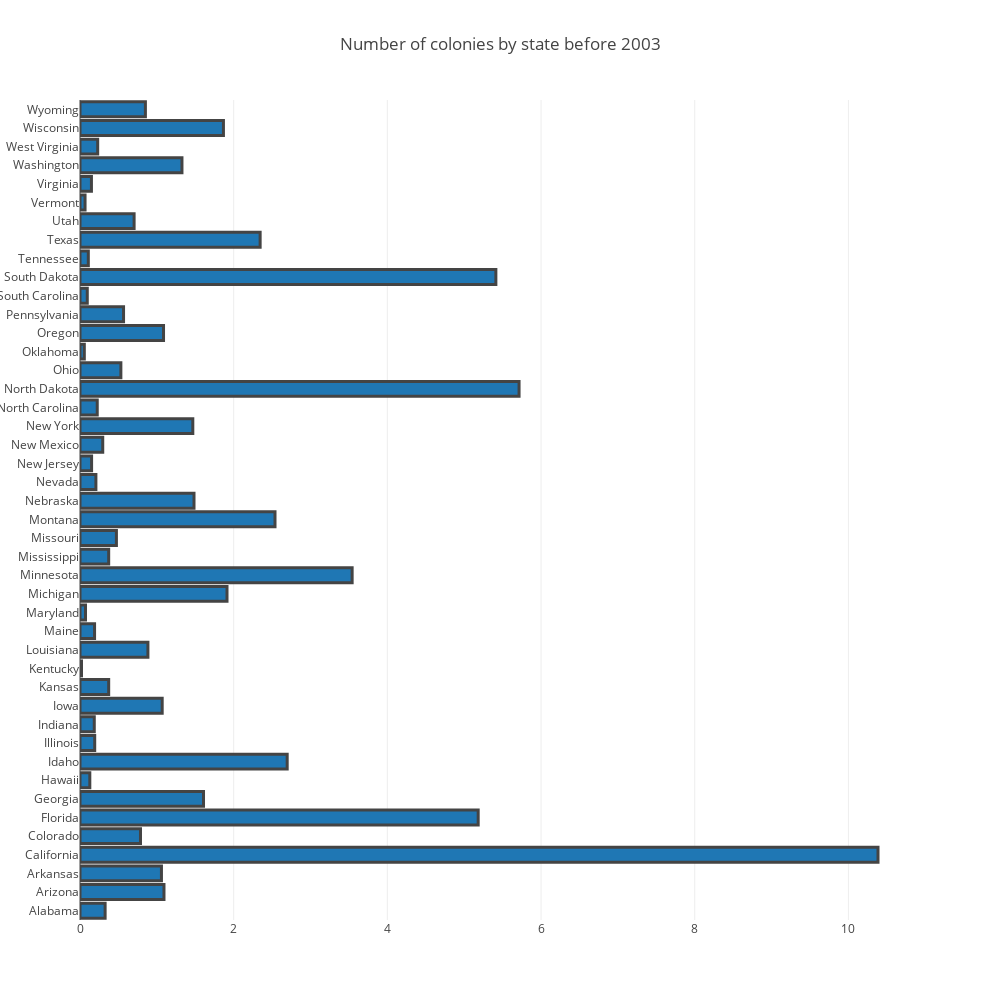

Write notebook code for a chart like this one.
### Markdown cell above
# Let's look at the number of colonies by state

### Code cell
df_summed = df_pre_2003.groupby(['StateName']) ['numcol'].sum().reset_index()
trace1 = go.Bar(
    y=df_summed.StateName,
    x=df_summed.numcol,
    name='SF Zoo',
    orientation = 'h',
    marker = dict(
        line = dict(
             colorscale = [[0, 'rgb(166,206,227)'], [0.25, 'rgb(31,120,180)'], [0.45, 'rgb(178,223,138)'], 
                      [0.65, 'rgb(51,160,44)'], [0.85, 'rgb(251,154,153)'], [1, 'rgb(227,26,28)']],
            width = 3)
    )
)
data = [trace1]
layout = go.Layout(
    title='Number of colonies by state before 2003',
    barmode='stack',
    autosize=False,
    width=1000,
    height=1000
)

fig = go.Figure(data=data, layout=layout)
iplot(fig, filename='marker-h-bar')

### Figure 1 — Plotly figure (JSON) as saved in the notebook; plotly's stock layout.template omitted (floating-point values rounded to 4 significant figures)
{"data": [{"marker": {"line": {"colorscale": [[0, "rgb(166,206,227)"], [0.25, "rgb(31,120,180)"], [0.45, "rgb(178,223,138)"], [0.65, "rgb(51,160,44)"], [0.85, "rgb(251,154,153)"], [1, "rgb(227,26,28)"]], "width": 3}}, "name": "SF Zoo", "orientation": "h", "type": "bar", "uid": "18bd39e6-e53e-11e8-bff1-d05099a30b15", "x": [0.3269, 1.093, 1.06, 10.38, 0.7872, 5.182, 1.607, 0.1277, 2.696, 0.1915, 0.1857, 1.07, 0.3733, 0.01934, 0.8839, 0.1896, 0.07157, 1.913, 3.542, 0.3733, 0.4739, 2.538, 1.484, 0.207, 0.1509, 0.2959, 1.468, 0.2244, 5.714, 0.5319, 0.05609, 1.087, 0.5667, 0.09478, 5.412, 0.1083, 2.344, 0.7041, 0.06576, 0.1489, 1.327, 0.2302, 1.867, 0.8511], "y": ["Alabama", "Arizona", "Arkansas", "California", "Colorado", "Florida", "Georgia", "Hawaii", "Idaho", "Illinois", "Indiana", "Iowa", "Kansas", "Kentucky", "Louisiana", "Maine", "Maryland", "Michigan", "Minnesota", "Mississippi", "Missouri", "Montana", "Nebraska", "Nevada", "New Jersey", "New Mexico", "New York", "North Carolina", "North Dakota", "Ohio", "Oklahoma", "Oregon", "Pennsylvania", "South Carolina", "South Dakota", "Tennessee", "Texas", "Utah", "Vermont", "Virginia", "Washington", "West Virginia", "Wisconsin", "Wyoming"]}], "layout": {"autosize": false, "barmode": "stack", "height": 1000, "title": "Number of colonies by state before 2003", "width": 1000}}
